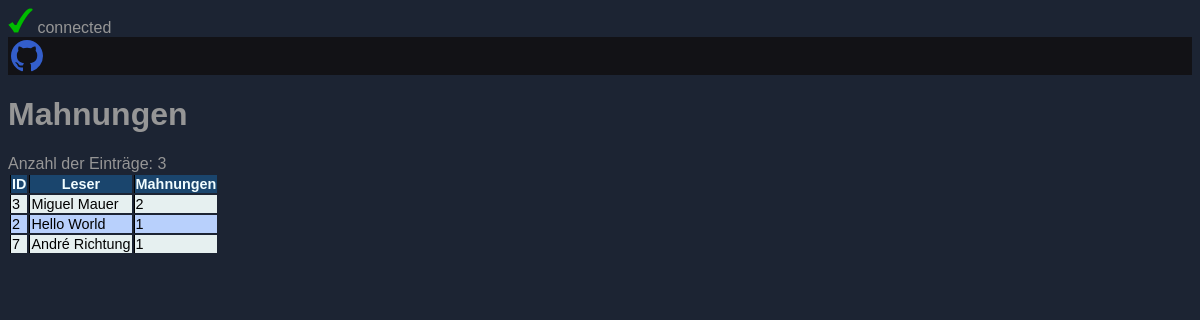
The page /biblio/mahnungen.php on the database its author committed.
### tables this page shows
CREATE TABLE IF NOT EXISTS `leser` (
  `id` int(16) unsigned NOT NULL AUTO_INCREMENT,
  `vorname` char(25) NOT NULL,
  `name` char(25) NOT NULL,
  `geburtsdatum` date NOT NULL,
  `mail` char(100) DEFAULT NULL,
  `pwhash` char(255) NOT NULL,
  PRIMARY KEY (`id`)
);

### biblio/functions.php (the view, shortened to what this page needs)
<?php
function create_header($path) {
	echo "<header role=\"banner\">
	<div >
	<table class=\"links\" border=\"0\"><tbody>
	<tr>
	<th><a href=\"https://github.com/MMaue/Bibliothekssystem\" aria-label=\"Source Code\">
	<svg height=\"32\" aria-hidden=\"true\" viewBox=\"0 0 16 16\" version=\"1.1\" width=\"32\" data-view-component=\"true\" class=\"octicon octicon-mark-github v-align-middle\">
	<path style=\"fill:#335ECB;\" fill-rule=\"evenodd\" d=\"M8 0C3.58 0 0 3.58 0 8c0 3.54 2.29 6.53 5.47 7.59.4.07.55-.17.55-.38 0-.19-.01-.82-.01-1.49-2.01.37-2.53-.49-2.69-.94-.09-.23-.48-.94-.82-1.13-.28-.15-.68-.52-.01-.53.63-.01 1.08.58 1.23.82.72 1.21 1.87.87 2.33.66.07-.52.28-.87.51-1.07-1.78-.2-3.64-.89-3.64-3.95 0-.87.31-1.59.82-2.15-.08-.2-.36-1.02.08-2.12 0 0 .67-.21 2.2.82.64-.18 1.32-.27 2-.27.68 0 1.36.09 2 .27 1.53-1.04 2.2-.82 2.2-.82.44 1.1.16 1.92.08 2.12.51.56.82 1.27.82 2.15 0 3.07-1.87 3.75-3.65 3.95.29.25.54.73.54 1.48 0 1.07-.01 1.93-.01 2.2 0 .21.15.46.55.38A8.013 8.013 0 0016 8c0-4.42-3.58-8-8-8z\"></path>
	</svg>
	</a></th>";
    echo "</tr>
	</tbody></table>
	</div>
	</header>";
}
function create_table($result) {
	if($result->num_rows > 0){
		$n = 0;
		while($row = $result->fetch_assoc()) {
			if ($n == 0){
				echo "<tr>".PHP_EOL;
				foreach (array_keys($row) as $key){
					echo "<th>".$key."</th>".PHP_EOL;
				}
				echo "</tr>".PHP_EOL;
			}
			if ($n % 2 == 0) {
				echo "<tr class=\"even\">".PHP_EOL;
				foreach ($row as $field) {
					echo "<td>".$field."</td>".PHP_EOL;
				}
				echo "</tr>".PHP_EOL;
			}
			else {
				echo "<tr class=\"odd\">".PHP_EOL;
				foreach ($row as $field) {
					echo "<td>".$field."</td>".PHP_EOL;
				}
				echo "</tr>".PHP_EOL;
			}
			$n += 1;
		}
	}
	elseif ($result->num_rows == 0) {
		echo "Tabelle enthält 0 Reihen.";
	}
	else {
		echo "Fehler beim erstellen einer Tabelle -->".$con->error;
	}
}
?>

### biblio/style.css (style rules this page uses)
body { background-color: rgb(28, 36, 51); color: rgb(150, 150, 150); font-size: 100%; font-family: Verdana, Arial, sans-serif; }
header { background-color: rgb(18, 18, 22); }
table.farbig th { border-left: 1px solid rgb(0, 0, 0); color: rgb(241, 253, 255); background-color: rgb(26, 69, 109); }
table.farbig td { border-left: 1px solid rgb(0, 0, 0); }
table.farbig tr.even { background-color: rgb(230, 240, 240); }
table.farbig tr.odd { background-color: rgb(184, 208, 252); }

### rows shown on the page
leser: key "ID", key "Leser", key "Mahnungen", id "3", field "Miguel Mauer", field "2"
leser: id "2", field "Hello World", field "1"
leser: id "7", field "André Richtung", field "1"
